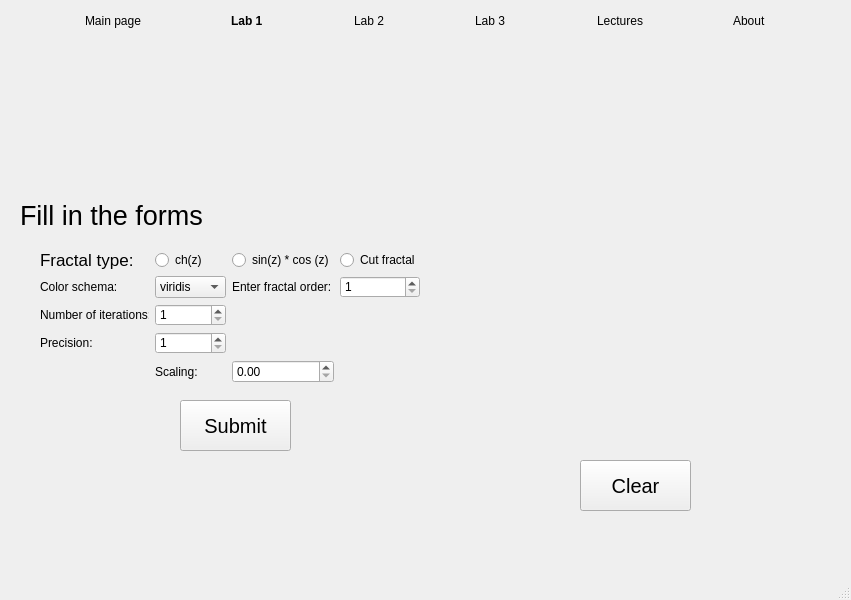
<?xml version="1.0" encoding="UTF-8"?>
<ui version="4.0">
 <class>MainWindow</class>
 <widget class="QMainWindow" name="MainWindow">
  <property name="geometry">
   <rect>
    <x>0</x>
    <y>0</y>
    <width>851</width>
    <height>600</height>
   </rect>
  </property>
  <property name="windowTitle">
   <string>FractalWindow</string>
  </property>
  <widget class="QWidget" name="centralwidget">
   <widget class="QLabel" name="label">
    <property name="geometry">
     <rect>
      <x>20</x>
      <y>200</y>
      <width>191</width>
      <height>31</height>
     </rect>
    </property>
    <property name="font">
     <font>
      <pointsize>20</pointsize>
     </font>
    </property>
    <property name="text">
     <string>Fill in the forms</string>
    </property>
   </widget>
   <widget class="QWidget" name="gridLayoutWidget">
    <property name="geometry">
     <rect>
      <x>40</x>
      <y>250</y>
      <width>380</width>
      <height>133</height>
     </rect>
    </property>
    <layout class="QGridLayout" name="gridLayout">
     <item row="3" column="1">
      <widget class="QSpinBox" name="precision">
       <property name="minimum">
        <number>1</number>
       </property>
       <property name="maximum">
        <number>1000</number>
       </property>
      </widget>
     </item>
     <item row="1" column="0">
      <widget class="QLabel" name="label_3">
       <property name="text">
        <string>Color schema:</string>
       </property>
      </widget>
     </item>
     <item row="1" column="3">
      <widget class="QSpinBox" name="cut_fractal_order">
       <property name="minimum">
        <number>1</number>
       </property>
       <property name="maximum">
        <number>5</number>
       </property>
      </widget>
     </item>
     <item row="0" column="2">
      <widget class="QRadioButton" name="sinz_cosz_rbutt">
       <property name="text">
        <string>sin(z) * cos (z)</string>
       </property>
      </widget>
     </item>
     <item row="1" column="2">
      <widget class="QLabel" name="label_5">
       <property name="text">
        <string>Enter fractal order:</string>
       </property>
      </widget>
     </item>
     <item row="2" column="0">
      <widget class="QLabel" name="label_4">
       <property name="text">
        <string>Number of iterations:</string>
       </property>
      </widget>
     </item>
     <item row="2" column="1">
      <widget class="QSpinBox" name="iterations_number">
       <property name="minimum">
        <number>1</number>
       </property>
       <property name="maximum">
        <number>500</number>
       </property>
      </widget>
     </item>
     <item row="0" column="3">
      <widget class="QRadioButton" name="cut_rbutt">
       <property name="text">
        <string>Cut fractal</string>
       </property>
      </widget>
     </item>
     <item row="0" column="1">
      <widget class="QRadioButton" name="f_ch_rbutt">
       <property name="text">
        <string>ch(z)</string>
       </property>
      </widget>
     </item>
     <item row="3" column="0">
      <widget class="QLabel" name="label_6">
       <property name="text">
        <string>Precision:</string>
       </property>
      </widget>
     </item>
     <item row="0" column="0">
      <widget class="QLabel" name="label_2">
       <property name="font">
        <font>
         <pointsize>13</pointsize>
        </font>
       </property>
       <property name="text">
        <string>Fractal type:</string>
       </property>
      </widget>
     </item>
     <item row="1" column="1">
      <widget class="QComboBox" name="color_schema">
       <item>
        <property name="text">
         <string>viridis</string>
        </property>
       </item>
       <item>
        <property name="text">
         <string>plasma</string>
        </property>
       </item>
       <item>
        <property name="text">
         <string>inferno</string>
        </property>
       </item>
       <item>
        <property name="text">
         <string>magma</string>
        </property>
       </item>
       <item>
        <property name="text">
         <string>cividis</string>
        </property>
       </item>
      </widget>
     </item>
     <item row="4" column="1">
      <widget class="QLabel" name="label_7">
       <property name="text">
        <string>Scaling:</string>
       </property>
      </widget>
     </item>
     <item row="4" column="2">
      <widget class="QDoubleSpinBox" name="Scaling"/>
     </item>
    </layout>
   </widget>
   <widget class="QPushButton" name="draw_fractal_button">
    <property name="geometry">
     <rect>
      <x>180</x>
      <y>400</y>
      <width>111</width>
      <height>51</height>
     </rect>
    </property>
    <property name="font">
     <font>
      <pointsize>15</pointsize>
     </font>
    </property>
    <property name="text">
     <string>Submit</string>
    </property>
   </widget>
   <widget class="QWidget" name="widget" native="true">
    <property name="geometry">
     <rect>
      <x>430</x>
      <y>70</y>
      <width>411</width>
      <height>371</height>
     </rect>
    </property>
    <widget class="QLabel" name="image">
     <property name="geometry">
      <rect>
       <x>8</x>
       <y>5</y>
       <width>401</width>
       <height>361</height>
      </rect>
     </property>
     <property name="sizePolicy">
      <sizepolicy hsizetype="Expanding" vsizetype="Expanding">
       <horstretch>1</horstretch>
       <verstretch>1</verstretch>
      </sizepolicy>
     </property>
     <property name="text">
      <string/>
     </property>
     <property name="scaledContents">
      <bool>false</bool>
     </property>
     <property name="alignment">
      <set>Qt::AlignCenter</set>
     </property>
    </widget>
   </widget>
   <widget class="QPushButton" name="clear_button">
    <property name="geometry">
     <rect>
      <x>580</x>
      <y>460</y>
      <width>111</width>
      <height>51</height>
     </rect>
    </property>
    <property name="font">
     <font>
      <pointsize>15</pointsize>
     </font>
    </property>
    <property name="text">
     <string>Clear</string>
    </property>
   </widget>
   <widget class="QWidget" name="horizontalLayoutWidget">
    <property name="geometry">
     <rect>
      <x>0</x>
      <y>0</y>
      <width>851</width>
      <height>41</height>
     </rect>
    </property>
    <layout class="QHBoxLayout" name="horizontalLayout">
     <item>
      <spacer name="horizontalSpacer_2">
       <property name="orientation">
        <enum>Qt::Horizontal</enum>
       </property>
       <property name="sizeHint" stdset="0">
        <size>
         <width>40</width>
         <height>20</height>
        </size>
       </property>
      </spacer>
     </item>
     <item>
      <widget class="QLabel" name="mainPage">
       <property name="font">
        <font>
         <bold>false</bold>
        </font>
       </property>
       <property name="text">
        <string>Main page</string>
       </property>
      </widget>
     </item>
     <item>
      <spacer name="horizontalSpacer_3">
       <property name="orientation">
        <enum>Qt::Horizontal</enum>
       </property>
       <property name="sizeHint" stdset="0">
        <size>
         <width>40</width>
         <height>20</height>
        </size>
       </property>
      </spacer>
     </item>
     <item>
      <widget class="QLabel" name="lab1">
       <property name="font">
        <font>
         <bold>true</bold>
        </font>
       </property>
       <property name="text">
        <string>Lab 1</string>
       </property>
      </widget>
     </item>
     <item>
      <spacer name="horizontalSpacer_4">
       <property name="orientation">
        <enum>Qt::Horizontal</enum>
       </property>
       <property name="sizeHint" stdset="0">
        <size>
         <width>40</width>
         <height>20</height>
        </size>
       </property>
      </spacer>
     </item>
     <item>
      <widget class="QLabel" name="lab2">
       <property name="text">
        <string>Lab 2</string>
       </property>
      </widget>
     </item>
     <item>
      <spacer name="horizontalSpacer_5">
       <property name="orientation">
        <enum>Qt::Horizontal</enum>
       </property>
       <property name="sizeHint" stdset="0">
        <size>
         <width>40</width>
         <height>20</height>
        </size>
       </property>
      </spacer>
     </item>
     <item>
      <widget class="QLabel" name="lab3">
       <property name="text">
        <string>Lab 3</string>
       </property>
      </widget>
     </item>
     <item>
      <spacer name="horizontalSpacer_7">
       <property name="orientation">
        <enum>Qt::Horizontal</enum>
       </property>
       <property name="sizeHint" stdset="0">
        <size>
         <width>40</width>
         <height>20</height>
        </size>
       </property>
      </spacer>
     </item>
     <item>
      <widget class="QLabel" name="lectures">
       <property name="font">
        <font>
         <bold>false</bold>
        </font>
       </property>
       <property name="text">
        <string>Lectures</string>
       </property>
      </widget>
     </item>
     <item>
      <spacer name="horizontalSpacer">
       <property name="orientation">
        <enum>Qt::Horizontal</enum>
       </property>
       <property name="sizeHint" stdset="0">
        <size>
         <width>40</width>
         <height>20</height>
        </size>
       </property>
      </spacer>
     </item>
     <item>
      <widget class="QLabel" name="about">
       <property name="font">
        <font>
         <bold>false</bold>
        </font>
       </property>
       <property name="text">
        <string>About</string>
       </property>
      </widget>
     </item>
     <item>
      <spacer name="horizontalSpacer_6">
       <property name="orientation">
        <enum>Qt::Horizontal</enum>
       </property>
       <property name="sizeHint" stdset="0">
        <size>
         <width>40</width>
         <height>20</height>
        </size>
       </property>
      </spacer>
     </item>
    </layout>
   </widget>
  </widget>
  <widget class="QMenuBar" name="menubar">
   <property name="geometry">
    <rect>
     <x>0</x>
     <y>0</y>
     <width>851</width>
     <height>22</height>
    </rect>
   </property>
  </widget>
  <widget class="QStatusBar" name="statusbar"/>
 </widget>
 <resources/>
 <connections/>
</ui>
